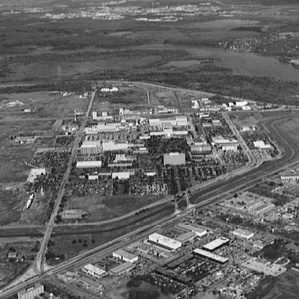
%> input picture Morphological Operations/City.jpg, 299 x 299 px, shrunk from 480 x 480 before the run; the run also reads 1 picture not shown here
$ octave MainScript.m   (GNU Octave 9; MATLAB toolbox functions it lacks are replaced by stand-ins)
%> lines starting %> are read from the running program, lines starting %| are printed output that depends on the picture; in (x1, y1, x2, y2) boxes, pixels count from 0 and x2, y2 are one past the last pixel; in counts of white or black regions, pixels touching at a corner belong together; the program's own positions count from 1
### Morphological Operations/FindComponentLabels.m
% Name              : Kamna Yadav
% A Number          : A02048769
% File name         : FindComponentLabels.m
% File description  : Code file for connected component handling

% The method has been designed to identify connected components

% Paratmeters :
%   Input:
%           im                : Input image
%           se                : Structuring element to be used

%   Output:
%           labelIm           : Labelled image
%           counter           : Number of identified components
function [labelIm, counter] = FindComponentLabels(im, se)
    [rows, cols] = size(im);
    counter = 0;
    labelIm = zeros(rows, cols);
    for i = 1:rows
        for j = 1:cols
            if im(i, j) == 1
                counter = counter + 1;
                X0 = zeros(rows, cols);
                X0(i, j) = 1;
                while(true)
                    X1 = imdilate(X0, se) & im;
                    if X1 == X0
                        index = X1==1;
                        im(index) = 0;
                        labelIm(index) = counter;
                        break
                    else
                        X0 = X1;
                    end
                end
            end
        end
    end
end

### Morphological Operations/MainScript.m
% Name              : Kamna Yadav
% A Number          : A02048769
% File name         : MainScript.m
% File description  : Main code file with all the required functionality

close all;
clear;

%
% Question 1 Part 1 : Morphological operation application
%
city = imread('City.jpg');
%> city is the input picture: size 299x299 uint8; min 0, max 255, mean 101.2
strucElement = strel('square',3);
dilatedIm = imdilate(city, strucElement);
erodedIm = imerode(city, strucElement);
finalImage = dilatedIm - erodedIm;

% Plotting the output
figure(1);
imshow(finalImage), title('Final output : Dilated - Eroded image');
disp('Since we first dilated and then eroded the image, the output will have fine boundaries of the places in the image where there are transitions in high and low intensities.');
disp('------Finished Solving Problem One Part One------');
pause;

%
% Question 1 Part 2 : Morphological operation(s) to locate foreground
% pixels that have east and north neighbors and that have
% no north-west, west, southwest, south, or south-east neighbors
%
squares = imread('SmallSquares.tif');
nhood = [0 0 0; 1 1 0; 1 1 0];
strucElement = strel(nhood);
dilatedIm = imerode(squares, strucElement);
%> dilatedIm: size 160x160 uint8
nhood = [1 1 1; 0 0 1; 0 0 1];
strucElement = strel(nhood);
InvertedIm = imcomplement(squares);
invertErode = imerode(InvertedIm, strucElement);
finalIm = invertErode & dilatedIm;
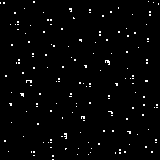
%> finalIm: size 160x160 logical; 1.9% white in thin lines or dots
numOfPixels = sum(finalIm(:));
%> numOfPixels = 496
figure(2);
subplot(1,2,1), imshow(finalIm), title('Output Image');
subplot(1,2,2), imshow(squares), title('Input Image');
disp('Number of white pixels remianing in final output = ');
disp(numOfPixels);
%| 496
disp('------Finished Solving Problem One Part Two------');
pause;


%
% Question 1 Part 3 : Morphological operations to get desired outputs as
% per problem statement
%
wirebond = imread('Wirebond.tif');
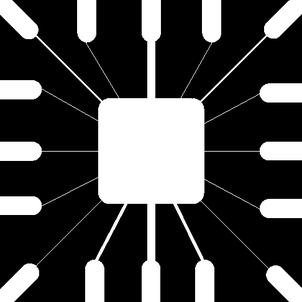
%> input picture Morphological Operations/Wirebond.tif, 302 x 302 px, shrunk from 486 x 486 before the run
%> wirebond is the input picture: size 302x302 uint8; min 0, max 255, mean 71.7
strucElement = strel('disk',5);
Figure1Im = imerode(wirebond, strucElement);
strucElement = strel('disk',11);
Figure2Im = imerode(wirebond, strucElement);
strucElement = strel('disk',21);
Figure3Im = imerode(wirebond, strucElement);
figure(3);
subplot(2,2,1), imshow(wirebond),title('Original Image');
subplot(2,2,2), imshow(Figure2Im),title('Desired Image 1');
subplot(2,2,3), imshow(Figure1Im),title('Desired Image 2');
subplot(2,2,4), imshow(Figure3Im),title('Desired Image 3');
disp('------Finished Solving Problem One Part Three------');
pause;


%
% Question 1 Part 4 : Morphological operations to get desired outputs as
% per problem statement
%
shapes = imread('Shapes.tif');
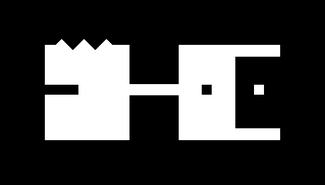
%> input picture Morphological Operations/Shapes.tif, 325 x 185 px, shrunk from 522 x 297 before the run
%> shapes is the input picture: size 185x325 uint8; min 0, max 255, mean 62.7
strucElement = strel('square', 21);
Figure1Im = imopen(shapes, strucElement);
%> Figure1Im: size 185x325 uint8
Figure2Im = imclose(shapes, strucElement);
%> Figure2Im: size 185x325 uint8
strucElement = strel('square', 20);
Figure3Im = imopen(shapes, strucElement);
%> Figure3Im: size 185x325 uint8
Figure3Im = imclose(Figure3Im, strucElement);
figure(4);
subplot(2,2,1), imshow(shapes), title('Original Image');
subplot(2,2,2), imshow(Figure1Im),title('Desired Image 1');
subplot(2,2,3), imshow(Figure2Im),title('Desired Image 2');
subplot(2,2,4), imshow(Figure3Im), title('Desired Image 3');
disp('------Finished Solving Problem One Part Four------');
pause;


%
% Question 1 Part 5
%
Dowels = imread('Dowels.tif');
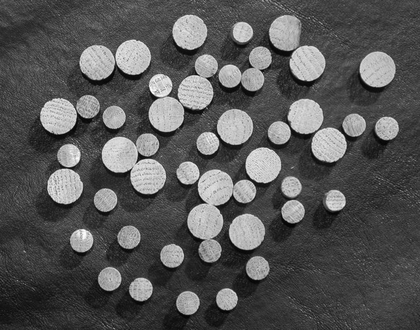
%> input picture Morphological Operations/Dowels.tif, 420 x 330 px, shrunk from 675 x 531 before the run
%> Dowels is the input picture: size 330x420 uint8; min 2, max 255, mean 86.9
strucElement = strel('Disk', 5);
Figure1Im = imopen(Dowels, strucElement);
%> Figure1Im: size 330x420 uint8
Figure1Im = imclose(Figure1Im, strucElement);
Figure2Im = imclose(Dowels, strucElement);
%> Figure2Im: size 330x420 uint8
Figure2Im = imopen(Figure2Im, strucElement);
figure(5);
subplot(1,2,1), imshow(Figure1Im), title('Desired Image 1');
subplot(1,2,2), imshow(Figure2Im), title('Desired Image 2');
disp('The first figure, imopen is done first which tends to remove some of the foreground pixels from the edges. After that imclose is done which enlarges the boundaries of foreground regions without effecting the original boundary shape much. That is the reason why the final output tends to have some boundaries in the coins.');
disp('The second figure, imopen is done after calling imclose on the image. That is the reason why the foreground has more brighter regions and lesser details present.');

for i = 2:5
    figStrucElem = strel('Disk', i);
    if i == 2
        Figure3Im = imopen(Dowels, figStrucElem);
    else
        Figure3Im = imopen(Figure3Im, figStrucElem);
    end
    Figure3Im = imclose(Figure3Im, figStrucElem);
    if i == 2
        Figure4Im = imclose(Dowels, figStrucElem);
    else
        Figure4Im = imclose(Figure4Im, figStrucElem);
    end
    Figure4Im = imopen(Figure4Im, figStrucElem);
end
%> Figure3Im: size 330x420 uint8
figure(6);
subplot(1,2,1), imshow(Figure3Im), title('Desired Image 3');
subplot(1,2,2), imshow(Figure4Im), title('Desired Image 4');
disp('The third figure, imopen is called before imclose and with varying radii everytime. This led to a smoothened image with lesser visible noise in the foreground and the details are almost completely lost.');
disp('The fourth figure imopen is called after imclose, with varying radii everytime. This led to a smoothened image with brighter foreground and a smoother background and no details whatsoever.');
disp('------Finished Solving Problem One Part Five------');
pause;


%
% Question 2 Part 1 : Connected component identification
%
StrucElem = strel('square', 3);
Ball = imread('Ball.tif');
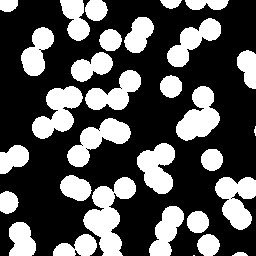
%> input picture Morphological Operations/Ball.tif, 256 x 256 px
%> Ball: size 256x256 logical; 33.3% white; 31 white regions (2 under 20 px), largest, box (x1, y1, x2, y2) and area: (83, 177, 136, 256) 1994, (32, 86, 83, 139) 1454, (176, 86, 220, 141) 1404
[LabelledImage, numOfComponents] = FindComponentLabels(Ball, StrucElem);
%> after the loop in FindComponentLabels, `for i = 1:rows`: X0: size 256x256 logical; 0% white in thin lines or dots, all inside (x1, y1, x2, y2) = (193, 255, 195, 256)
%> after the loop in FindComponentLabels, `for i = 1:rows`: im: size 256x256 logical; every value is 0
%> after the loop in FindComponentLabels, `for i = 1:rows`:
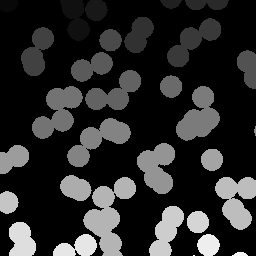
%> labelIm: size 256x256 double; min 0, max 31, mean 5.3; drawn with min black and max white
%> after the loop in FindComponentLabels, `for i = 1:rows`: counter = 31
%> numOfComponents = 31
disp('Number of components detected by my code = ');
disp(numOfComponents);
%| 31
figure(7);
coloredLabels = label2rgb (LabelledImage, 'hsv', 'k', 'shuffle');
imshow(coloredLabels);
disp('------Finished Solving Problem Two Part One------');
pause;

%
% Question 2 Part 2 : Connected component labelling
%
CC = bwconncomp(Ball);
%> CC = 31 connected components
mat = labelmatrix(CC);
%> mat: size 256x256 uint8; 32 distinct labels, from 0 to 31
disp('Connected Component count = ');
disp(CC.NumObjects);
%| 31
figure(8);
coloredLabels = label2rgb (mat, 'hsv', 'k', 'shuffle');
imshow(coloredLabels);
disp('------Finished Solving Problem Two Part Two------');
pause;


%
% Question 2 Part 3 : Find only components on border
%
nonBorderElements = imclearborder(Ball);
%> nonBorderElements: size 256x256 logical; 18.9% white; 14 white regions, largest, box (x1, y1, x2, y2) and area: (32, 86, 83, 139) 1454, (176, 86, 220, 141) 1404, (67, 118, 131, 167) 1373
A = Ball - nonBorderElements;
%> A: size 256x256 double; values 0 (black) and 1 (white), 14.4% white; 17 white regions (2 under 20 px), largest, box (x1, y1, x2, y2) and area: (83, 177, 136, 256) 1994, (215, 177, 256, 230) 1375, (149, 206, 184, 256) 1006
CC1 = bwconncomp(A);
%> CC1 = 17 connected components
mat = labelmatrix(CC1);
%> mat: size 256x256 uint8; 18 distinct labels, from 0 to 17
figure(9);
subplot(1,2,1), imshow(Ball), title('Original Image');
subplot(1,2,2), imshow(A), title('Border Elements Only Image');
disp('Number of components detected = ');
disp(CC1.NumObjects);
%| 17
disp('------Finished Solving Problem Two Part Three------');
pause;


%
% Question 2 Part 4 : Overlapping components not on the border
%
numPixels = cellfun(@numel,CC.PixelIdxList);
%> numPixels = 31 values, max 1994 at index 12, min 2 at index 25, mean 704.9
commonSize = mode(numPixels(:));
%> commonSize = 389
B = nonBorderElements;
for i = 1:CC.NumObjects
    if(numPixels(i) < commonSize * 1.1)
        B(CC.PixelIdxList{i}) = 0;
    end
end
%> this loop made 31 passes
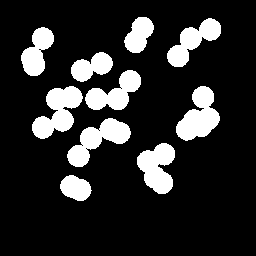
%> B: size 256x256 logical; 16.5% white; 10 white regions, largest, box (x1, y1, x2, y2) and area: (32, 86, 83, 139) 1454, (176, 86, 220, 141) 1404, (67, 118, 131, 167) 1373
CC2 = bwconncomp(B);
%> CC2 = 10 connected components
figure(10);
subplot(1,2,1), imshow(Ball), title('Original Image');
subplot(1,2,2), imshow(B), title('Non-overlapping Circles Only');
disp('Number of components detected = ');
disp(CC2.NumObjects);
%| 10
disp('------Finished Solving Problem Two Part Four------');
pause;
